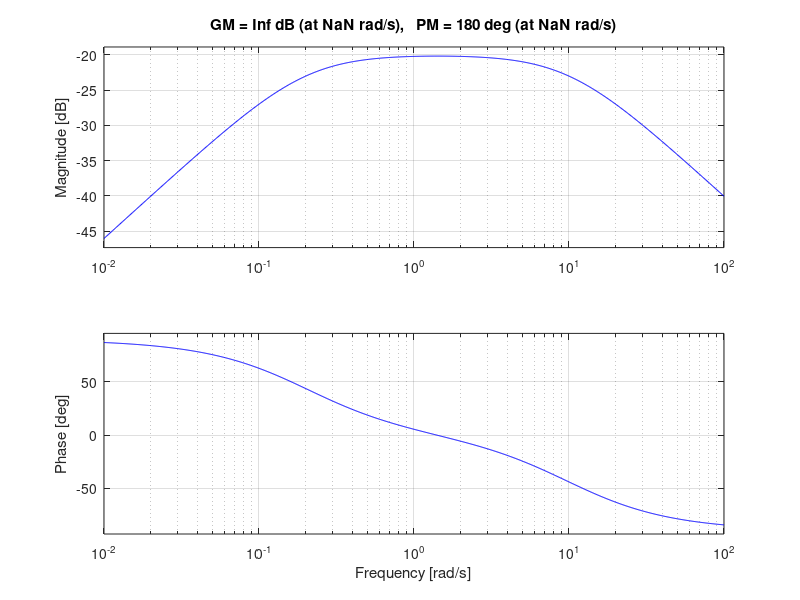

This chart was generated by the following MATLAB code:
% Transfer Function: G(s)H(s) = s / (s^2 + 10.2s + 2)
n2 = [1 0];
d2 = [1 10.2 2];
g2 = tf(n2, d2);

% Bode Plot
bode(g2);
margin(g2);
